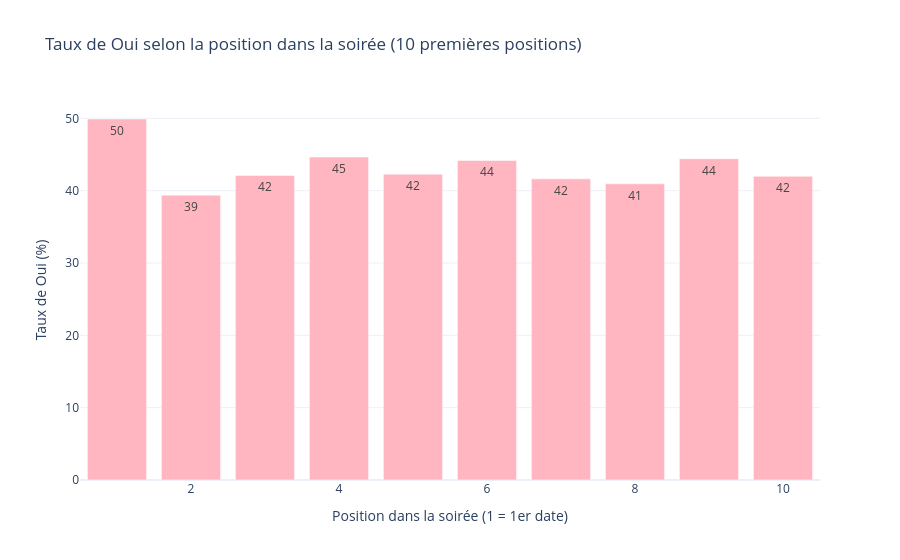

Notebook cell for this chart:
### Markdown cell above
## Étape 7 : Premier ou dernier rendez-vous de la soirée ?
La position dans la soirée change-t-elle la chance d'un "Oui" ? Je regarde d'abord les 10 premières positions, puis 3 groupes : premier, milieu, dernier.

### Code cell
# 1. On récupère les colonnes "Ordre de passage" et "Décision" depuis le fichier brut
df_chrono = df_tinder[['order', 'dec']].dropna()

# 2. Statistiques descriptives : On calcule la moyenne de "Oui" pour chaque position
df_chrono_moy = df_chrono.groupby('order')['dec'].mean().reset_index()

# 3. On multiplie par 100 pour transformer les 0.40 en 40% (plus lisible)
df_chrono_moy['dec'] = df_chrono_moy['dec'] * 100

# 4. On coupe à 10 dates pour garder le graphique lisible
df_chrono_moy = df_chrono_moy[df_chrono_moy['order'] <= 10]

# 5. Visualisation : Graphique en barres simple
fig_chrono = px.bar(
    df_chrono_moy,
    x='order',
    y='dec',
    text_auto='.0f', # Affiche le pourcentage entier sur la barre
    title="Taux de Oui selon la position dans la soirée (10 premières positions)",
    labels={'order': "Position dans la soirée (1 = 1er date)", 'dec': "Taux de Oui (%)"},
    color_discrete_sequence=['#FFB6C1']
)

fig_chrono.update_layout(template="plotly_white")
fig_chrono.show()

### Figure 1 — Plotly figure (JSON) as saved in the notebook; plotly's stock layout.template omitted (floating-point values rounded to 4 significant figures)
{"data": [{"alignmentgroup": "True", "hovertemplate": "Position dans la soirée (1 = 1er date)=%{x}<br>Taux de Oui (%)=%{y}<extra></extra>", "legendgroup": "", "marker": {"color": "#FFB6C1", "pattern": {"shape": ""}}, "name": "", "offsetgroup": "", "orientation": "v", "showlegend": false, "textposition": "auto", "texttemplate": "%{y:.0f}", "type": "bar", "x": [1, 2, 3, 4, 5, 6, 7, 8, 9, 10], "xaxis": "x", "y": [49.91, 39.38, 42.11, 44.65, 42.29, 44.18, 41.63, 40.94, 44.42, 41.98], "yaxis": "y"}], "layout": {"barmode": "relative", "legend": {"tracegroupgap": 0}, "title": {"text": "Taux de Oui selon la position dans la soirée (10 premières positions)"}, "xaxis": {"anchor": "y", "domain": [0, 1], "title": {"text": "Position dans la soirée (1 = 1er date)"}}, "yaxis": {"anchor": "x", "domain": [0, 1], "title": {"text": "Taux de Oui (%)"}}}}
